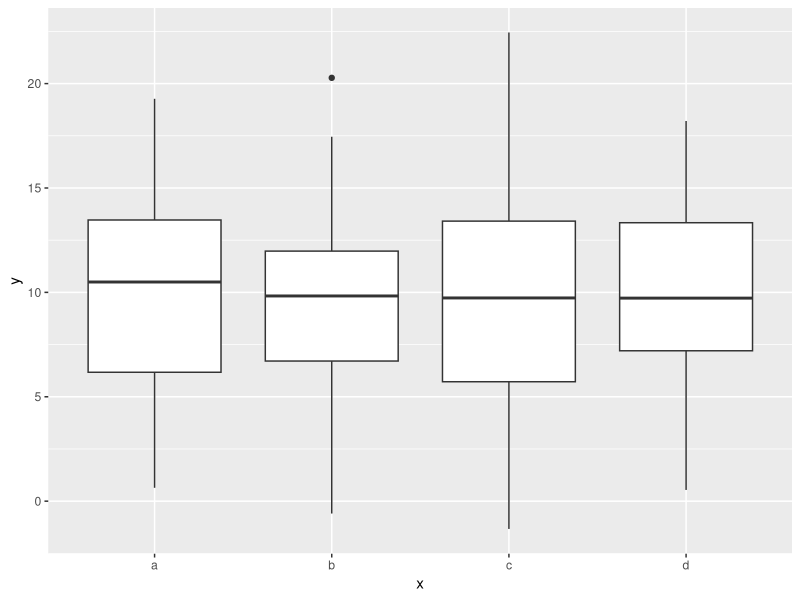

Generate this figure with R:
## ---- chunk 1
knitr::opts_chunk$set(echo = TRUE)
## ---- chunk 2
require(tidyverse)
df<-tibble(
y=rnorm(100,10,5),
x=rep(letters[1:4],25)
)
## ---- chunk 3
ggplot(df,aes(x=x,y=y))+geom_boxplot()
